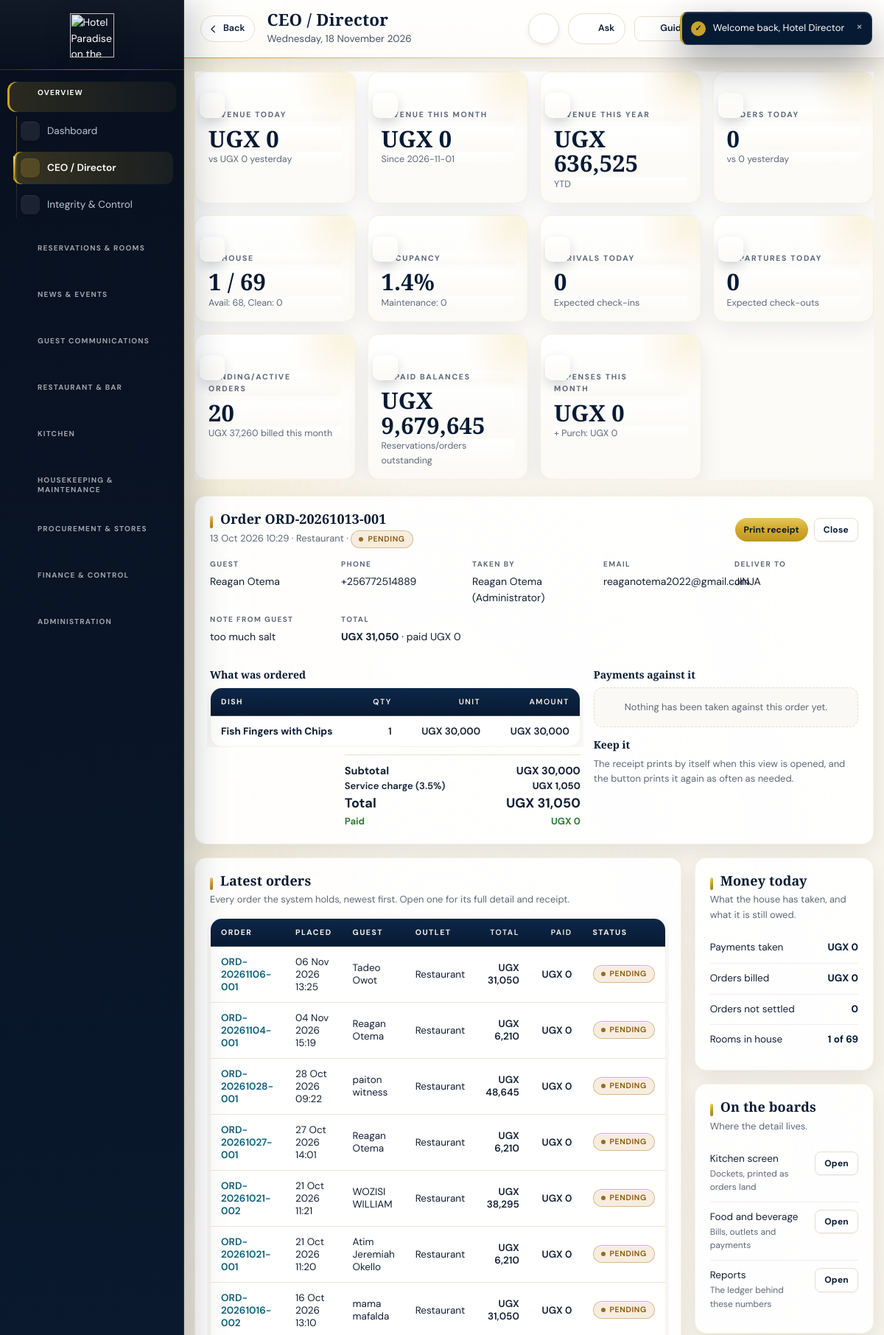
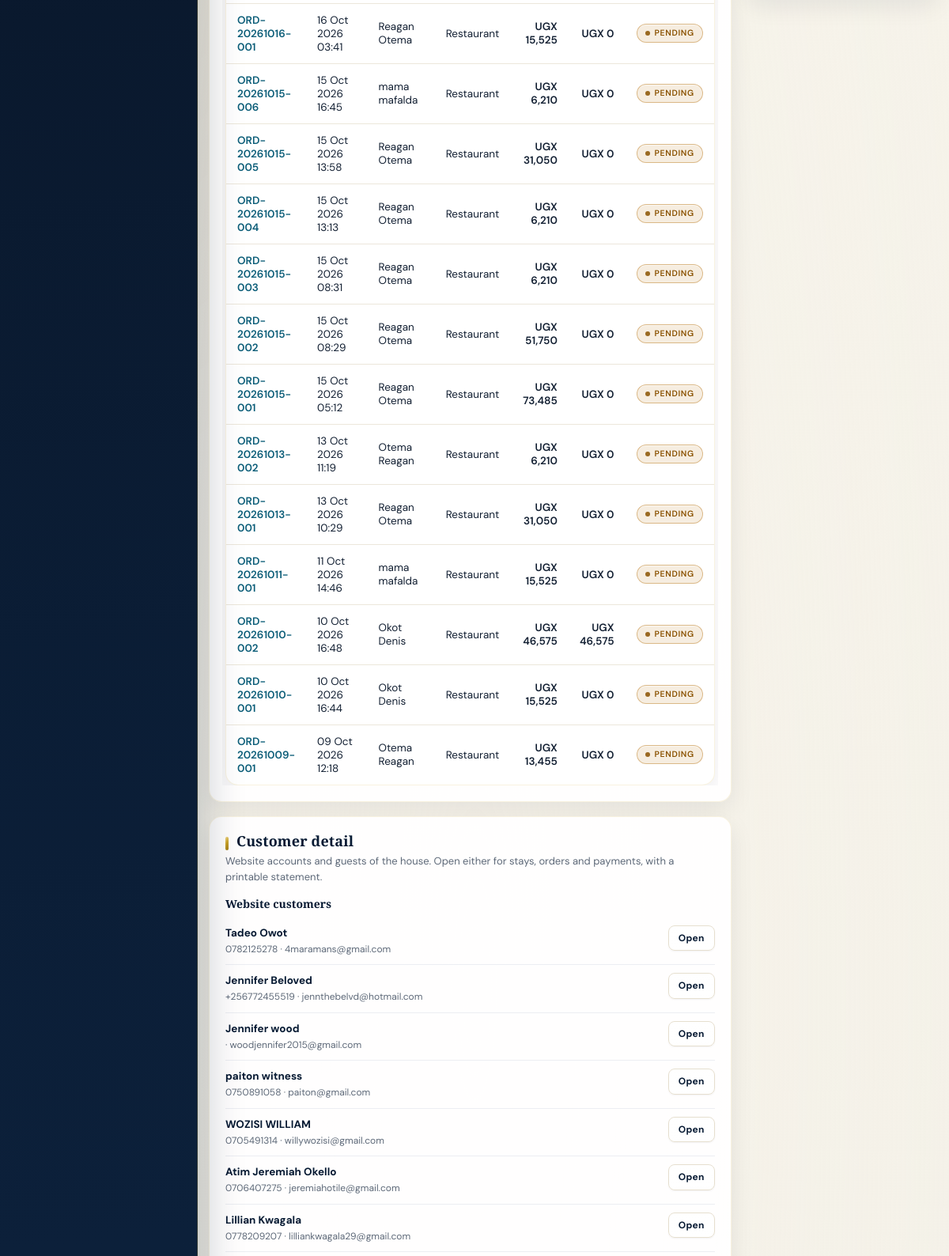
The page /backend-php/index.php?page=overview&order=5 (signed in, upper part) on the database its author committed (2 pictures, top to bottom).
### tables this page shows
CREATE TABLE `orders` (
  `id` bigint(20) UNSIGNED NOT NULL,
  `hotel_id` bigint(20) UNSIGNED NOT NULL,
  `user_id` bigint(20) UNSIGNED NOT NULL,
  `shift_id` bigint(20) UNSIGNED DEFAULT NULL,
  `order_number` varchar(60) NOT NULL,
  `outlet` enum('restaurant','bar','room_service') NOT NULL,
  `order_type` enum('table','room','takeaway','delivery') NOT NULL,
  `table_name` varchar(60) DEFAULT NULL,
  `room_id` bigint(20) UNSIGNED DEFAULT NULL,
  `customer_name` varchar(160) DEFAULT NULL,
  `customer_phone` varchar(40) DEFAULT NULL,
  `customer_email` varchar(190) DEFAULT NULL,
  `delivery_address` varchar(255) DEFAULT NULL,
  `delivery_notes` text DEFAULT NULL,
  `status` enum('pending','accepted','preparing','ready','served','partially_paid','paid','cancelled') DEFAULT 'pending',
  `discount` decimal(14,2) DEFAULT 0.00,
  `subtotal` decimal(14,2) DEFAULT 0.00,
  `tax` decimal(14,2) DEFAULT 0.00,
  `total` decimal(14,2) DEFAULT 0.00,
  `created_at` timestamp NULL DEFAULT NULL,
  `deleted_at` timestamp NULL DEFAULT NULL,
  `deleted_by` bigint(20) UNSIGNED DEFAULT NULL,
  `kds_runner` varchar(80) DEFAULT NULL,
  `kds_eta` datetime DEFAULT NULL,
  `kds_dispatched_at` datetime DEFAULT NULL
);

CREATE TABLE `users` (
  `id` bigint(20) UNSIGNED NOT NULL,
  `hotel_id` bigint(20) UNSIGNED DEFAULT NULL,
  `name` varchar(190) NOT NULL,
  `email` varchar(190) DEFAULT NULL,
  `phone` varchar(50) DEFAULT NULL,
  `password_hash` varchar(255) NOT NULL,
  `status` enum('pending','active','suspended') DEFAULT 'pending',
  `created_at` timestamp NULL DEFAULT NULL,
  `updated_at` timestamp NULL DEFAULT NULL,
  `profile_image` varchar(255) DEFAULT NULL,
  `last_login_at` datetime DEFAULT NULL,
  `password_changed_at` datetime DEFAULT NULL,
  `deleted_at` timestamp NULL DEFAULT NULL,
  `deleted_by` bigint(20) UNSIGNED DEFAULT NULL
);

CREATE TABLE `order_items` (
  `id` bigint(20) UNSIGNED NOT NULL,
  `order_id` bigint(20) UNSIGNED NOT NULL,
  `menu_item_id` bigint(20) UNSIGNED DEFAULT NULL,
  `custom_name` varchar(190) DEFAULT NULL,
  `quantity` decimal(12,2) NOT NULL,
  `unit_price` decimal(14,2) NOT NULL,
  `total` decimal(14,2) NOT NULL,
  `notes` text DEFAULT NULL
);

CREATE TABLE `customers` (
  `id` bigint(20) UNSIGNED NOT NULL,
  `hotel_id` bigint(20) UNSIGNED NOT NULL DEFAULT 1,
  `full_name` varchar(160) NOT NULL DEFAULT '',
  `email` varchar(190) NOT NULL,
  `phone` varchar(40) NOT NULL DEFAULT '',
  `password_hash` varchar(255) NOT NULL DEFAULT '',
  `google_sub` varchar(128) DEFAULT NULL,
  `status` varchar(24) NOT NULL DEFAULT 'active',
  `created_at` datetime NOT NULL DEFAULT current_timestamp(),
  `updated_at` datetime NOT NULL DEFAULT current_timestamp() ON UPDATE current_timestamp(),
  `last_login_at` datetime DEFAULT NULL,
  `profile_image` varchar(255) DEFAULT NULL,
  `date_of_birth` date DEFAULT NULL,
  `gender` varchar(20) DEFAULT NULL,
  `nationality` varchar(80) DEFAULT NULL,
  `national_id` varchar(60) DEFAULT NULL,
  `address` varchar(255) DEFAULT NULL,
  `city` varchar(120) DEFAULT NULL,
  `country` varchar(120) DEFAULT NULL,
  `postcode` varchar(20) DEFAULT NULL,
  `company` varchar(160) DEFAULT NULL,
  `job_title` varchar(120) DEFAULT NULL,
  `preferred_language` varchar(20) DEFAULT NULL,
  `dietary_preferences` varchar(255) DEFAULT NULL,
  `room_preferences` varchar(255) DEFAULT NULL,
  `marketing_opt_in` tinyint(1) NOT NULL DEFAULT 0,
  `emergency_contact_name` varchar(160) DEFAULT NULL,
  `emergency_contact_phone` varchar(40) DEFAULT NULL,
  `notes` text DEFAULT NULL,
  `deleted_at` timestamp NULL DEFAULT NULL,
  `deleted_by` bigint(20) UNSIGNED DEFAULT NULL
);

### backend-php/modules/overview.php (the view, shortened to what this page needs)
<?php
function order_full(int $id): ?array{
 $o=row("SELECT o.*,(SELECT oi.notes FROM order_items oi WHERE oi.order_id=o.id AND oi.notes<>'' ORDER BY oi.id LIMIT 1) any_notes,
  (SELECT COALESCE(SUM(p.amount),0) FROM payments p WHERE p.order_id=o.id AND p.status='successful') paid,
  u.name taken_by
  FROM orders o LEFT JOIN users u ON u.id=o.user_id WHERE o.id=?",[$id]);
 $o['lines']=rows('SELECT oi.quantity,oi.unit_price,oi.total,oi.notes,'.hp_order_item_name_sql().' FROM order_items oi LEFT JOIN menu_items mi ON mi.id=oi.menu_item_id WHERE oi.order_id=? ORDER BY oi.id',[$id]);
 $o['payments']=rows("SELECT p.amount,p.method,p.status,p.created_at,u.name who FROM payments p LEFT JOIN users u ON u.id=p.user_id WHERE p.order_id=? ORDER BY p.id",[$id]);
 return $o;
}
function phone_key(?string $p): string{
 $d=preg_replace('/\D/','',(string)$p);
 return strlen($d)>9?substr($d,-9):$d;
}
$order=null;$viewOrder=(int)($_GET['order']??0);
if($viewOrder) $order=order_full($viewOrder);
$orders=rows("SELECT o.id,o.order_number,o.outlet,o.order_type,o.status,o.total,o.created_at,
 (SELECT COALESCE(SUM(p.amount),0) FROM payments p WHERE p.order_id=o.id AND p.status='successful') paid,
 (SELECT oi.notes FROM order_items oi WHERE oi.order_id=o.id AND oi.notes<>'' ORDER BY oi.id LIMIT 1) any_notes
 FROM orders o ORDER BY o.id DESC LIMIT 20");
$recentCustomers=rows('SELECT id,full_name,phone,email,created_at FROM customers ORDER BY id DESC LIMIT 12');
echo '<div class="kpis">';
echo '</div>';
if($order){
 $g=order_customer($order['any_notes']??null);
 echo '<div class="panel"><div class="toolbar" style="margin-bottom:14px">';
 echo '<div><h2>Order '.e($order['order_number']).'</h2><p class="hint" style="margin:0">'.fmtdt($order['created_at']).' &middot; '.e(ucfirst((string)$order['outlet'])).' &middot; '.status_badge($order['status']).'</p></div>';
 echo '<div class="bar"><button class="btn sm" type="button" onclick="printReceipt(\'order-'.(int)$order['id'].'\')">Print receipt</button>';
 echo '<a class="btnGhost sm" href="'.BASE.'/index.php?page=overview">Close</a></div></div>';
 echo '<div class="res-meta" style="margin-bottom:16px">';
 echo '<div class="field" style="margin:0"><label>Guest</label><div>'.e($g['name']??'Counter order').'</div></div>';
 if($g) echo '<div class="field" style="margin:0"><label>Phone</label><div><a href="'.BASE.'/index.php?page=overview&amp;customer='.(int)(val('SELECT id FROM customers WHERE phone LIKE ?',['%'.phone_key($g['phone']).'%'])?:0).'">'.e($g['phone']).'</a></div></div>';
 echo '<div class="field" style="margin:0"><label>Taken by</label><div>'.e($order['taken_by']??'Website').'</div></div>';
 $d=order_delivery($order);
 if($d['email']) echo '<div class="field" style="margin:0"><label>Email</label><div>'.e($d['email']).'</div></div>';
 if($d['address']) echo '<div class="field" style="margin:0"><label>Deliver to</label><div>'.e($d['address']).'</div></div>';
 if($d['notes']) echo '<div class="field" style="margin:0"><label>Note from guest</label><div>'.e($d['notes']).'</div></div>';
 echo '<div class="field" style="margin:0"><label>Total</label><div><b>'.money($order['total']).'</b> &middot; paid '.money($order['paid']).'</div></div>';
 echo '</div>';
 echo '<div class="twoCol"><div>';
 echo '<h3>What was ordered</h3><table class="tbl"><thead><tr><th>Dish</th><th class="num">Qty</th><th class="num">Unit</th><th class="num">Amount</th></tr></thead><tbody>';
 foreach($order['lines'] as $l){
  $note=prep_note($l['notes']??null);
  echo '<tr><td><b>'.e($l['name']??'Item removed').'</b>'.($note?'<br><small>'.e($note).'</small>':'').'</td>';
  echo '<td class="num">'.rtrim(rtrim(number_format((float)$l['quantity'],2,'.',''),'0'),'.').'</td><td class="num">'.money($l['unit_price']).'</td><td class="num">'.money($l['total']).'</td></tr>';
 }
 echo '</tbody></table>';
 echo '<div class="totals" style="max-width:320px;margin-left:auto">';
 echo '<div class="tt"><span>Subtotal</span><b>'.money($order['subtotal']).'</b></div>';
 if((float)$order['tax']>0) echo '<div class="tt" style="font-size:13px;font-weight:600"><span>Service charge (3.5%)</span><b>'.money($order['tax']).'</b></div>';
 echo '<div class="tt" style="font-size:18px"><span>Total</span><b>'.money($order['total']).'</b></div>';
 echo '<div class="tt" style="font-size:13px;color:#2e7d32"><span>Paid</span><b>'.money($order['paid']).'</b></div>';
 echo '</div></div>';
 echo '<div>';
 echo '<h3>Payments against it</h3>';
 if(!count($order['payments'])) echo '<p class="emptyLine">Nothing has been taken against this order yet.</p>';
 echo '<h3>Keep it</h3><p class="hint">The receipt prints by itself when this view is opened, and the button prints it again as often as needed.</p>';
 echo '</div></div></div>';
}
echo '<div class="dashGrid"><div>';
echo '<div class="panel"><h2>Latest orders</h2><p class="hint">Every order the system holds, newest first. Open one for its full detail and receipt.</p>';
echo '<table class="tbl"><thead><tr><th>Order</th><th>Placed</th><th>Guest</th><th>Outlet</th><th class="num">Total</th><th class="num">Paid</th><th>Status</th></tr></thead><tbody>';
foreach($orders as $o){
 $g=order_customer($o['any_notes']??null);
 echo '<tr><td><b><a href="'.BASE.'/index.php?page=overview&amp;order='.(int)$o['id'].'">'.e($o['order_number']).'</a></b></td>';
 echo '<td>'.fmtdt($o['created_at']).'</td><td>'.e($g['name']??'Counter').'</td><td>'.e(ucfirst((string)$o['outlet'])).'</td>';
 echo '<td class="num">'.money($o['total']).'</td><td class="num">'.money($o['paid']).'</td><td>'.status_badge($o['status']).'</td></tr>';
}
echo '</tbody></table></div>';
echo '<div class="panel"><h2>Customer detail</h2><p class="hint">Website accounts and guests of the house. Open either for stays, orders and payments, with a printable statement.</p>';
echo '<h3>Website customers</h3><div class="miniList">';
foreach($recentCustomers as $c){
 echo '<div class="li"><span><b><a href="'.BASE.'/index.php?page=overview&amp;customer='.(int)$c['id'].'">'.e($c['full_name']).'</a></b><br><small>'.e($c['phone']??'').' &middot; '.e($c['email']??'').'</small></span>';
 echo '<b><a class="btnGhost sm" href="'.BASE.'/index.php?page=overview&amp;customer='.(int)$c['id'].'">Open</a></b></div>';
}
echo '</div>';
echo '<h3>Hotel guests</h3><div class="miniList">';
echo '</div></div></div>';
echo '<div>';
echo '<div class="panel"><h2>Money today</h2><p class="hint">What the house has taken, and what it is still owed.</p>';
echo '<div class="miniList">';
echo '<div class="li"><span>Payments taken</span><b>'.money($k['today']).'</b></div>';
echo '<div class="li"><span>Orders billed</span><b>'.money($k['billed']).'</b></div>';
echo '<div class="li"><span>Orders not settled</span><b>'.(int)$k['owed'].'</b></div>';
echo '<div class="li"><span>Rooms in house</span><b>'.(int)$k['inhouse'].' of '.(int)$k['rooms'].'</b></div>';
echo '</div></div>';
echo '<div class="panel"><h2>On the boards</h2><p class="hint">Where the detail lives.</p><div class="miniList">';
echo '<div class="li"><span>Kitchen screen<br><small>Dockets, printed as orders land</small></span><b><a class="btnGhost sm" href="'.BASE.'/index.php?page=kitchen">Open</a></b></div>';
echo '<div class="li"><span>Food and beverage<br><small>Bills, outlets and payments</small></span><b><a class="btnGhost sm" href="'.BASE.'/index.php?page=fnb">Open</a></b></div>';
echo '<div class="li"><span>Reports<br><small>The ledger behind these numbers</small></span><b><a class="btnGhost sm" href="'.BASE.'/index.php?page=reports">Open</a></b></div>';
echo '</div></div></div></div>';

### backend-php/app/bootstrap.php (shortened to what this page needs)
<?php
if(!function_exists('hp_config')){
 function hp_config(): array{
  $file=__DIR__.'/../config.php';
  if(!is_readable($file)) return $cfg=[];
  $got=include $file;
  return $cfg=is_array($got)?$got:[];
 }
}
function db_config(): array{
 $fromFile=hp_config();
 $fromConfig=function(string $path) use($fromFile){
  $node=$fromFile;
  foreach(explode('.',$path) as $step){
   if(!is_array($node)||!array_key_exists($step,$node)) return null;
   $node=$node[$step];
  }
  return $node;
 };
 $pick=function(string $path,string $env,string $fallback) use($fromConfig): string{
  $v=getenv($env);
  if(is_string($v)&&$v!=='') return $v;
  $v=$fromConfig($path);
  if(is_string($v)&&$v!=='') return $v;
  return $fallback;
 };
 $host=$pick('db.host','HP_DB_HOST','127.0.0.1');
 $port=$pick('db.port','HP_DB_PORT','');
 return $cfg=[
  'dsn'=>'mysql:host='.$host.($port!==''?';port='.$port:'').';charset=utf8mb4',
  'host'=>$host,'port'=>$port,
  'name'=>$pick('db.name','HP_DB_NAME','hotelpardise_system'),
  'user'=>$pick('db.user','HP_DB_USER','hotelpardise_system'),
  'pass'=>$pick('db.pass','HP_DB_PASS',''),
  'web'=>[
   'name'=>$pick('web_db.name','HP_WEB_DB_NAME','hotelpardise_website'),
   'user'=>$pick('web_db.user','HP_WEB_DB_USER','hotelpardise_website'),
   'pass'=>$pick('web_db.pass','HP_WEB_DB_PASS',''),
  ],
 ];
}
function db_connect(string $dsn,string $dbName,string $user,string $pass): PDO{
  try{
   return new PDO($dsn.';dbname='.$dbName,$user,$pass,[
    PDO::ATTR_ERRMODE=>PDO::ERRMODE_EXCEPTION,
    PDO::ATTR_DEFAULT_FETCH_MODE=>PDO::FETCH_ASSOC
   ]);
  }catch(PDOException $e){
   $reason=db_failure_reason($e,$dbName,$user);
   error_log('[hotel db] cannot open '.$dbName.' as '.$user.'@'.db_config()['host']
    .' [SQLSTATE '.$e->getCode().']: '.$reason);
   throw new RuntimeException($reason,0);
  }
}
function db(): PDO{
  static $pdo=null;
  if($pdo===null){
   $c=db_config();
   try{
    $pdo=db_connect($c['dsn'],$c['name'],$c['user'],$c['pass']);
   }catch(RuntimeException $e){
    db_setup_page($e->getMessage());
   }
  }
  return $pdo;
}
function q(string $sql,array $p=[]){ $st=db()->prepare($sql); $st->execute($p); return $st; }
function rows(string $sql,array $p=[]){ return q($sql,$p)->fetchAll(); }
function row(string $sql,array $p=[]){ $r=q($sql,$p)->fetch(); return $r===false?null:$r; }
function val(string $sql,array $p=[]){ $r=q($sql,$p)->fetchColumn(); return $r===false?null:$r; }
function hp_column_exists(string $table,string $col): bool{
 try{
  $pattern=str_replace(['\\','_','%'],['\\\\','\\_','\\%'],$col);
  $st=db()->query('SHOW COLUMNS FROM `'.$table.'` LIKE '.db()->quote($pattern));
  return (bool)$st->fetch();
 }catch(Throwable $e){ return false; }
}
function hp_order_item_name_sql(string $itemAlias='oi',string $menuAlias='mi'): string{
 $item=preg_replace('/[^A-Za-z0-9_]/','',(string)$itemAlias) ?: 'oi';
 $menu=preg_replace('/[^A-Za-z0-9_]/','',(string)$menuAlias) ?: 'mi';
 $custom=hp_column_exists('order_items','custom_name')?"NULLIF($item.custom_name,'')":'NULL';
 return "COALESCE($menu.name,$custom,'Custom item') AS name";
}
function e($v=null): string{ return htmlspecialchars((string)$v,ENT_QUOTES,'UTF-8'); }
function money($v): string{ return 'UGX '.number_format((float)$v,0); }
function fmtdt($d): string{ return $d?date('d M Y H:i',strtotime((string)$d)):''; }
function badge(string $text,string $tone='grey'): string{
 static $tones=['ok'=>1,'warn'=>1,'bad'=>1,'gold'=>1,'navy'=>1,'blue'=>1,'grey'=>1];
 $t=isset($tones[$tone])?$tone:'grey';
 return '<span class="badge '.e($t).'">'.e($text).'</span>';
}

### rows shown on the page
orders: order_number "ORD-20261013-001", created_at "13 Oct 2026 10:29", outlet "Restaurant", status "PENDING", customer_name "Reagan Otema", customer_phone "+256772514889", user.name "Reagan Otema (Administrator)", customer_email "reaganotema2022@gmail.com", delivery_address "JINJA", delivery_notes "too much salt", total "UGX 31,050", subtotal "UGX 30,000", tax "UGX 1,050", paid "UGX 0"
order_items: name "Fish Fingers with Chips", quantity "1", unit_price "UGX 30,000", total "UGX 30,000"
orders: order_number "ORD-20261106-001", created_at "06 Nov 2026 13:25", name "Tadeo Owot", outlet "Restaurant", total "UGX 31,050", paid "UGX 0", status "PENDING"
orders: order_number "ORD-20261104-001", created_at "04 Nov 2026 15:19", name "Reagan Otema", outlet "Restaurant", total "UGX 6,210", paid "UGX 0", status "PENDING"
orders: order_number "ORD-20261028-001", created_at "28 Oct 2026 09:22", name "paiton witness", outlet "Restaurant", total "UGX 48,645", paid "UGX 0", status "PENDING"
orders: order_number "ORD-20261027-001", created_at "27 Oct 2026 14:01", name "Reagan Otema", outlet "Restaurant", total "UGX 6,210", paid "UGX 0", status "PENDING"
orders: order_number "ORD-20261021-002", created_at "21 Oct 2026 11:21", name "WOZISI WILLIAM", outlet "Restaurant", total "UGX 38,295", paid "UGX 0", status "PENDING"
orders: order_number "ORD-20261021-001", created_at "21 Oct 2026 11:20", outlet "Restaurant", total "UGX 6,210", paid "UGX 0", status "PENDING"
customers: full_name "Atim Jeremiah Okello", phone "0706407275", email "jeremiahotile@gmail.com"
orders: order_number "ORD-20261016-002", created_at "16 Oct 2026 13:10", name "mama mafalda", outlet "Restaurant", total "UGX 31,050", paid "UGX 0", status "PENDING"
orders: order_number "ORD-20261016-001", created_at "16 Oct 2026 03:41", name "Reagan Otema", outlet "Restaurant", total "UGX 15,525", paid "UGX 0", status "PENDING"
orders: order_number "ORD-20261015-006", created_at "15 Oct 2026 16:45", name "mama mafalda", outlet "Restaurant", total "UGX 6,210", paid "UGX 0", status "PENDING"
orders: order_number "ORD-20261015-005", created_at "15 Oct 2026 13:58", name "Reagan Otema", outlet "Restaurant", total "UGX 31,050", paid "UGX 0", status "PENDING"
orders: order_number "ORD-20261015-004", created_at "15 Oct 2026 13:13", name "Reagan Otema", outlet "Restaurant", total "UGX 6,210", paid "UGX 0", status "PENDING"
orders: order_number "ORD-20261015-003", created_at "15 Oct 2026 08:31", name "Reagan Otema", outlet "Restaurant", total "UGX 6,210", paid "UGX 0", status "PENDING"
orders: order_number "ORD-20261015-002", created_at "15 Oct 2026 08:29", name "Reagan Otema", outlet "Restaurant", total "UGX 51,750", paid "UGX 0", status "PENDING"
orders: order_number "ORD-20261015-001", created_at "15 Oct 2026 05:12", name "Reagan Otema", outlet "Restaurant", total "UGX 73,485", paid "UGX 0", status "PENDING"
orders: order_number "ORD-20261013-002", created_at "13 Oct 2026 11:19", name "Otema Reagan", outlet "Restaurant", total "UGX 6,210", paid "UGX 0", status "PENDING"
orders: order_number "ORD-20261011-001", created_at "11 Oct 2026 14:46", name "mama mafalda", outlet "Restaurant", total "UGX 15,525", paid "UGX 0", status "PENDING"
orders: order_number "ORD-20261010-002", created_at "10 Oct 2026 16:48", name "Okot Denis", outlet "Restaurant", total "UGX 46,575", paid "UGX 46,575", status "PENDING"
orders: order_number "ORD-20261010-001", created_at "10 Oct 2026 16:44", name "Okot Denis", outlet "Restaurant", total "UGX 15,525", paid "UGX 0", status "PENDING"
orders: order_number "ORD-20261009-001", created_at "09 Oct 2026 12:18", name "Otema Reagan", outlet "Restaurant", total "UGX 13,455", paid "UGX 0", status "PENDING"
customers: full_name "Tadeo Owot", phone "0782125278", email "4maramans@gmail.com"
customers: full_name "Jennifer Beloved", phone "+256772455519", email "jennthebelvd@hotmail.com"
customers: full_name "Jennifer wood", email "woodjennifer2015@gmail.com"
customers: full_name "paiton witness", phone "0750891058", email "paiton@gmail.com"
customers: full_name "WOZISI WILLIAM", phone "0705491314", email "willywozisi@gmail.com"
customers: full_name "Lillian Kwagala", phone "0778209207", email "lilliankwagala29@gmail.com"

### other values the page prints
$group['label'] "OVERVIEW"
$label "Dashboard"
$label "CEO / Director"
$label "Integrity & Control"
$group['label'] "RESERVATIONS & ROOMS"
$group['label'] "NEWS & EVENTS"
$group['label'] "GUEST COMMUNICATIONS"
$group['label'] "RESTAURANT & BAR"
$group['label'] "KITCHEN"
$group['label'] "HOUSEKEEPING & MAINTENANCE"
$group['label'] "PROCUREMENT & STORES"
$group['label'] "FINANCE & CONTROL"
$group['label'] "ADMINISTRATION"
$title "CEO / Director"
$sub "Wednesday, 18 November 2026"
